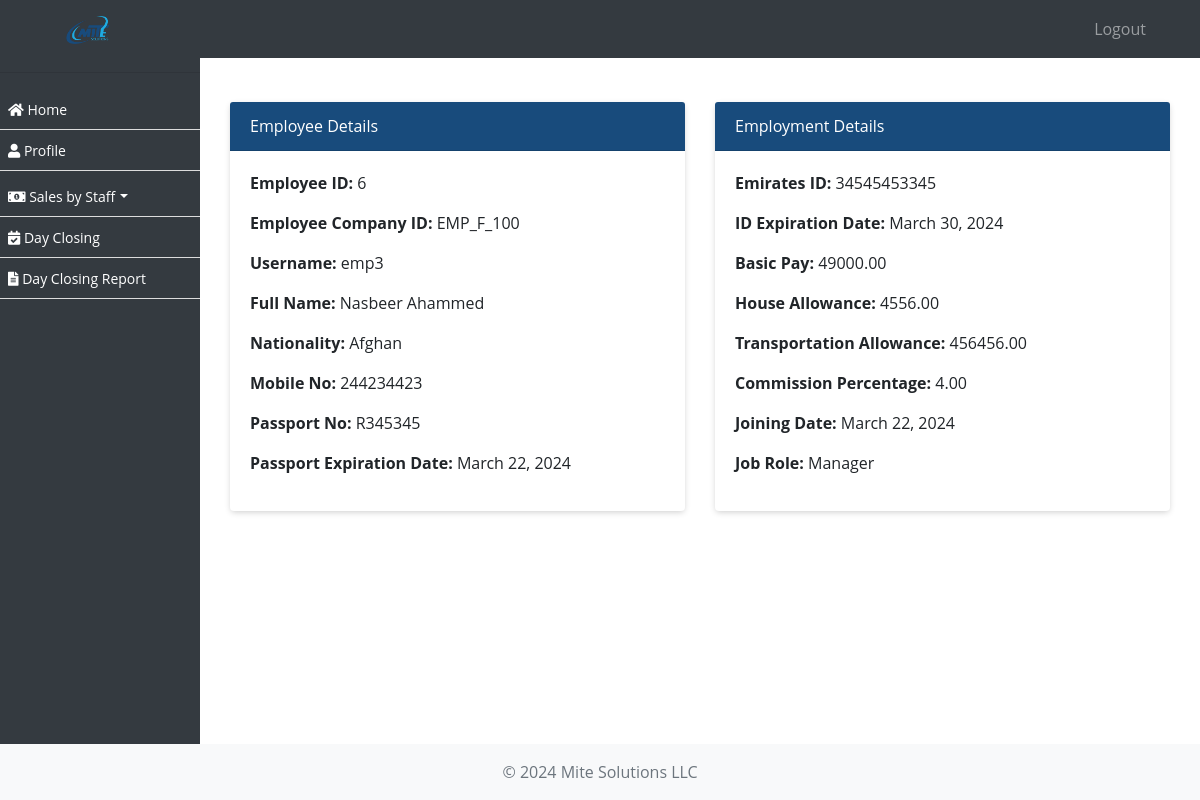
The page /profile/ (signed in) on the database its author committed.
### ezshopapp/models.py (models this page shows, shortened)
class Employee(models.Model):
    employee_id = models.CharField(max_length=10, unique=True)
    username = models.CharField(max_length=50, null=True)
    password = models.CharField(max_length=50, null=True)
    business_profile = models.CharField(max_length=255, null=True)
    business_profile_id = models.IntegerField(null=True)
    first_name = models.CharField(max_length=255)
    second_name = models.CharField(max_length=255)
    nationality = models.CharField(max_length=255)
    mobile_no = models.CharField(max_length=20, blank=True, null=True)
    passport_no = models.CharField(max_length=20, unique=True)
    passport_expiration_date = models.DateField()
    emirates_id = models.CharField(max_length=20, unique=True)
    id_expiration_date = models.DateField()
    basic_pay = models.DecimalField(max_digits=10, decimal_places=2)
    house_allowance = models.DecimalField(max_digits=10, decimal_places=2, default=0)
    transportation_allowance = models.DecimalField(max_digits=10, decimal_places=2, default=0)
    commission_percentage = models.DecimalField(max_digits=5, decimal_places=2, default=0, validators=[MinValueValidator(0)])
    joining_date = models.DateField()
    job_role = models.ForeignKey(Role, on_delete=models.SET_NULL, null=True)
    is_employee = models.BooleanField(default=True)
    created_on = models.DateTimeField(auto_now_add=True, null=True)

class Role(models.Model):
    name = models.CharField(max_length=255)
    modules = models.ManyToManyField(Module, default=None)
    business_profile = models.ForeignKey(BusinessProfile, on_delete=models.CASCADE, default=None, null=True)
    is_employee = models.BooleanField(default=True)
    created_on = models.DateTimeField(auto_now_add=True, null=True)
    def __str__(self):
        return self.name

### ezshopapp/views.py (the view)
# urls.py: path('profile/', employee_profile, name='employee_profile'),
def employee_profile(request):
    employee_id = request.session.get('employee_id')
    employee = get_object_or_404(Employee, id=employee_id)
    context = {
        'employee': employee
    }
    return render(request, 'employee_profile.html', context)

### ezshopapp/templates/employee_profile.html (shortened to what this page needs)
{% extends 'emp_base.html' %}
{% block content %}
<div class="container mt-3">
    <div class="row">
        <div class="col-md-6">
            <div class="card">
                <div class="card-header">
                    Employee Details
                </div>
                <div class="card-body">
                    <p><strong>Employee ID:</strong> {{ employee.id }}</p>
                    <p><strong>Employee Company ID:</strong> {{ employee.employee_id }}</p>
                    <p><strong>Username:</strong> {{ employee.username }}</p>
                    <p class="text-capitalize"><strong>Full Name:</strong> {{ employee.first_name }} {{ employee.second_name }}</p>
                    <p><strong>Nationality:</strong> {{ employee.nationality }}</p>
                    <p><strong>Mobile No:</strong> {{ employee.mobile_no }}</p>
                    <p><strong>Passport No:</strong> {{ employee.passport_no }}</p>
                    <p><strong>Passport Expiration Date:</strong> {{ employee.passport_expiration_date }}</p>
                </div>
            </div>
        </div>
        <div class="col-md-6">
            <div class="card">
                <div class="card-header">
                    Employment Details
                </div>
                <div class="card-body">
                    <p><strong>Emirates ID:</strong> {{ employee.emirates_id }}</p>
                    <p><strong>ID Expiration Date:</strong> {{ employee.id_expiration_date }}</p>
                    <p><strong>Basic Pay:</strong> {{ employee.basic_pay }}</p>
                    <p><strong>House Allowance:</strong> {{ employee.house_allowance }}</p>
                    <p><strong>Transportation Allowance:</strong> {{ employee.transportation_allowance }}</p>
                    <p><strong>Commission Percentage:</strong> {{ employee.commission_percentage }}</p>
                    <p><strong>Joining Date:</strong> {{ employee.joining_date }}</p>
                    <p><strong>Job Role:</strong> {{ employee.job_role }}</p>
                </div>
            </div>
        </div>
    </div>
</div>
{% endblock %}

### ezshopapp/templates/emp_base.html (style rules this page uses)
body, p, h1, h2, h3, h4, h5, h6, a, li, label, input, div, span, small { font-family: "Open Sans", sans-serif !important; }
body { padding-top: 56px; background-color: #ffffff !important; }
.card { border:0px !important; margin-top:15px; margin-bottom:15px; box-shadow: 0px 2px 6px -1px #ccc; }
.card-header { background-color: #184b7c !important; color:#fff !important; }

### rows shown on the page
Employee: id "6", employee_id "EMP_F_100", username "emp3", first_name "Nasbeer", second_name "Ahammed", nationality "Afghan", mobile_no "244234423", passport_no "R345345", passport_expiration_date "March 22, 2024", emirates_id "34545453345", id_expiration_date "March 30, 2024", basic_pay "49000.00", house_allowance "4556.00", transportation_allowance "456456.00", commission_percentage "4.00", joining_date "March 22, 2024", job_role "Manager"
